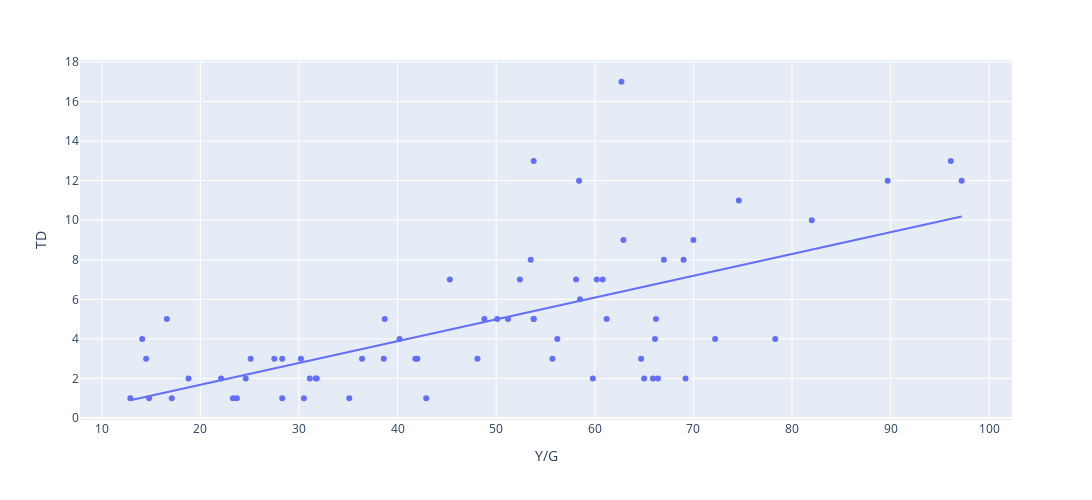

The cell this chart's notebook holds for it:
### Code cell
fig = px.scatter(rb_df, x="Y/G", y="TD", trendline='ols', hover_data=['Player'], height= 500, width=1333)
fig.show() #show scatter plot detailing performance of running backs

### Figure 1 — Plotly figure (JSON) as saved in the notebook; plotly's stock layout.template omitted (floating-point values rounded to 4 significant figures)
{"data": [{"customdata": [["Josh Jacobs*+"], ["Derrick Henry*"], ["Nick Chubb*"], ["Saquon Barkley*"], ["Jonathan Taylor"], ["Miles Sanders*"], ["Dameon Pierce"], ["Kenneth Walker III"], ["Rashaad Penny"], ["Dalvin Cook*"], ["Christian McCaffrey*"], ["Brian Robinson Jr."], ["Travis Etienne"], ["Breece Hall"], ["Aaron Jones"], ["J.K. Dobbins"], ["Tyler Allgeier"], ["Tony Pollard*"], ["Jamaal Williams"], ["Rhamondre Stevenson"], ["Najee Harris"], ["James Conner"], ["Alvin Kamara"], ["Latavius Murray"], ["Ezekiel Elliott"], ["Joe Mixon"], ["Khalil Herbert"], ["Raheem Mostert"], ["D'Onta Foreman"], ["Jeff Wilson"], ["Austin Ekeler"], ["Cordarrelle Patterson"], ["Cam Akers"], ["Devin Singletary"], ["David Montgomery"], ["Isiah Pacheco"], ["Gus Edwards"], ["AJ Dillon"], ["Zonovan Knight"], ["Damien Harris"], ["Leonard Fournette"], ["Kenyan Drake"], ["D'Andre Swift"], ["James Robinson"], ["Antonio Gibson"], ["Zack Moss"], ["Melvin Gordon"], ["James Cook"], ["Chuba Hubbard"], ["Caleb Huntley"], ["Clyde Edwards-Helaire"], ["Rachaad White"], ["Darrell Henderson"], ["Kareem Hunt"], ["Michael Carter"], ["Samaje Perine"], ["Jaylen Warren"], ["Mark Ingram"], ["Joshua Kelley"], ["Chase Edmonds"], ["Jerick McKinnon"], ["Alexander Mattison"], ["Deon Jackson"], ["Boston Scott"], ["Kenneth Gainwell"], ["Matt Breida"]], "hovertemplate": "Y/G=%{x}<br>TD=%{y}<br>Player=%{customdata[0]}<extra></extra>", "legendgroup": "", "marker": {"color": "#636efa", "symbol": "circle"}, "mode": "markers", "name": "", "orientation": "v", "showlegend": false, "type": "scatter", "x": [97.2, 96.1, 89.7, 82, 78.3, 74.6, 72.2, 70, 69.2, 69, 67, 66.4, 66.2, 66.1, 65.9, 65, 64.7, 62.9, 62.7, 61.2, 60.8, 60.2, 59.8, 58.5, 58.4, 58.1, 56.2, 55.7, 53.8, 53.8, 53.8, 53.5, 52.4, 51.2, 50.1, 48.8, 48.1, 45.3, 42.9, 42, 41.8, 40.2, 38.7, 38.6, 36.4, 35.1, 31.8, 31.7, 31.1, 30.5, 30.2, 28.3, 28.3, 27.5, 25.1, 24.6, 23.7, 23.3, 22.1, 18.8, 17.1, 16.6, 14.8, 14.5, 14.1, 12.9], "xaxis": "x", "y": [12, 13, 12, 10, 4, 11, 4, 9, 2, 8, 8, 2, 5, 4, 2, 2, 3, 9, 17, 5, 7, 7, 2, 6, 12, 7, 4, 3, 5, 5, 13, 8, 7, 5, 5, 5, 3, 7, 1, 3, 3, 4, 5, 3, 3, 1, 2, 2, 2, 1, 3, 1, 3, 3, 3, 2, 1, 1, 2, 2, 1, 5, 1, 3, 4, 1], "yaxis": "y"}, {"hovertemplate": "<b>OLS trendline</b><br>TD = 0.1102 * Y/G + -0.522392<br>R<sup>2</sup>=0.408060<br><br>Y/G=%{x}<br>TD=%{y} <b>(trend)</b><extra></extra>", "legendgroup": "", "marker": {"color": "#636efa", "symbol": "circle"}, "mode": "lines", "name": "", "showlegend": false, "type": "scatter", "x": [12.9, 14.1, 14.5, 14.8, 16.6, 17.1, 18.8, 22.1, 23.3, 23.7, 24.6, 25.1, 27.5, 28.3, 28.3, 30.2, 30.5, 31.1, 31.7, 31.8, 35.1, 36.4, 38.6, 38.7, 40.2, 41.8, 42, 42.9, 45.3, 48.1, 48.8, 50.1, 51.2, 52.4, 53.5, 53.8, 53.8, 53.8, 55.7, 56.2, 58.1, 58.4, 58.5, 59.8, 60.2, 60.8, 61.2, 62.7, 62.9, 64.7, 65, 65.9, 66.1, 66.2, 66.4, 67, 69, 69.2, 70, 72.2, 74.6, 78.3, 82, 89.7, 96.1, 97.2], "xaxis": "x", "y": [0.8992, 1.031, 1.076, 1.109, 1.307, 1.362, 1.549, 1.913, 2.045, 2.089, 2.189, 2.244, 2.508, 2.596, 2.596, 2.806, 2.839, 2.905, 2.971, 2.982, 3.346, 3.489, 3.731, 3.742, 3.908, 4.084, 4.106, 4.205, 4.47, 4.778, 4.855, 4.999, 5.12, 5.252, 5.373, 5.406, 5.406, 5.406, 5.616, 5.671, 5.88, 5.913, 5.924, 6.068, 6.112, 6.178, 6.222, 6.387, 6.409, 6.608, 6.641, 6.74, 6.762, 6.773, 6.795, 6.861, 7.081, 7.103, 7.192, 7.434, 7.699, 8.106, 8.514, 9.363, 10.07, 10.19], "yaxis": "y"}], "layout": {"height": 500, "legend": {"tracegroupgap": 0}, "margin": {"t": 60}, "width": 1333, "xaxis": {"anchor": "y", "domain": [0, 1], "title": {"text": "Y/G"}}, "yaxis": {"anchor": "x", "domain": [0, 1], "title": {"text": "TD"}}}}
